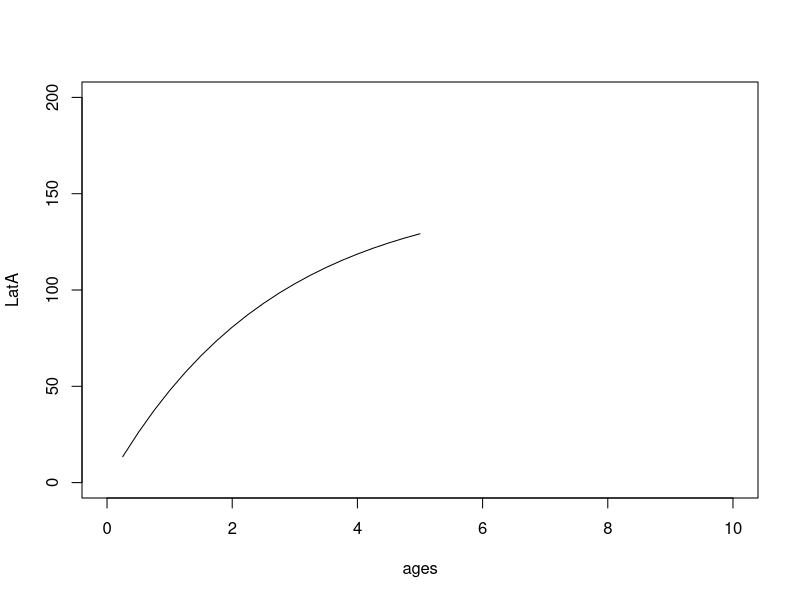
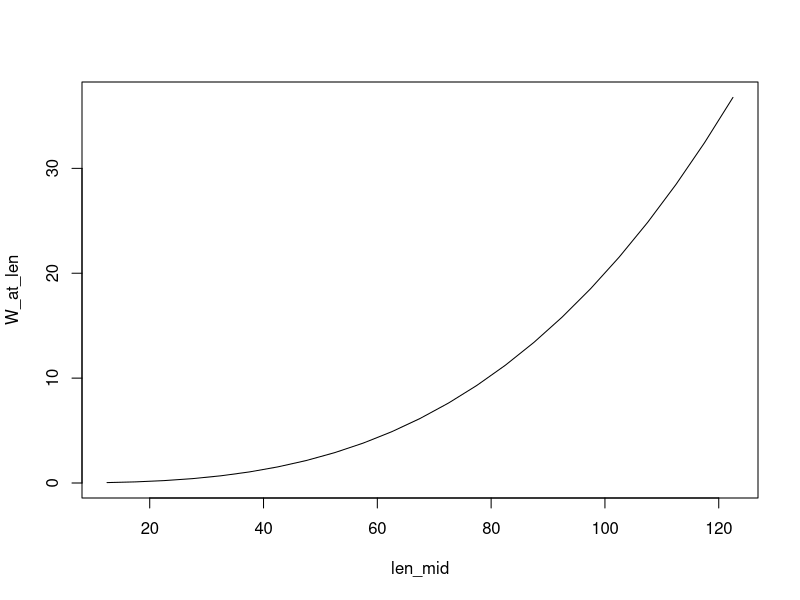
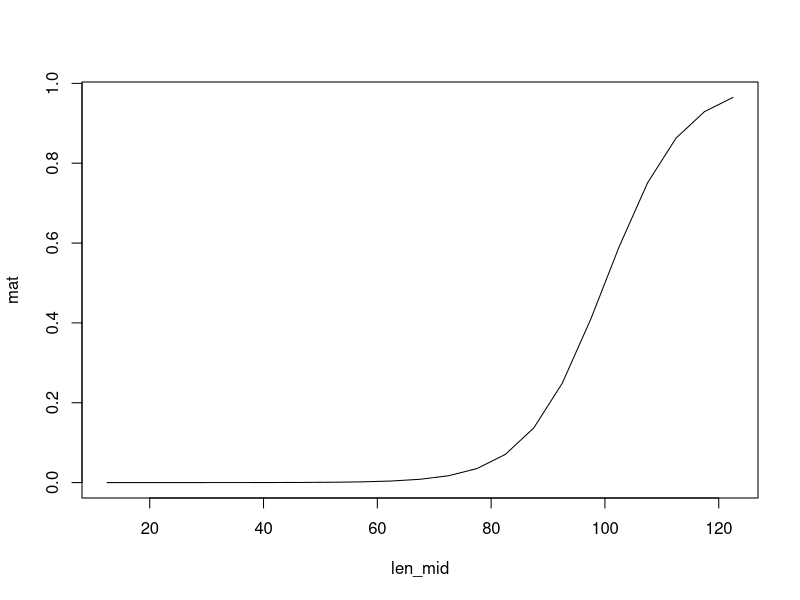
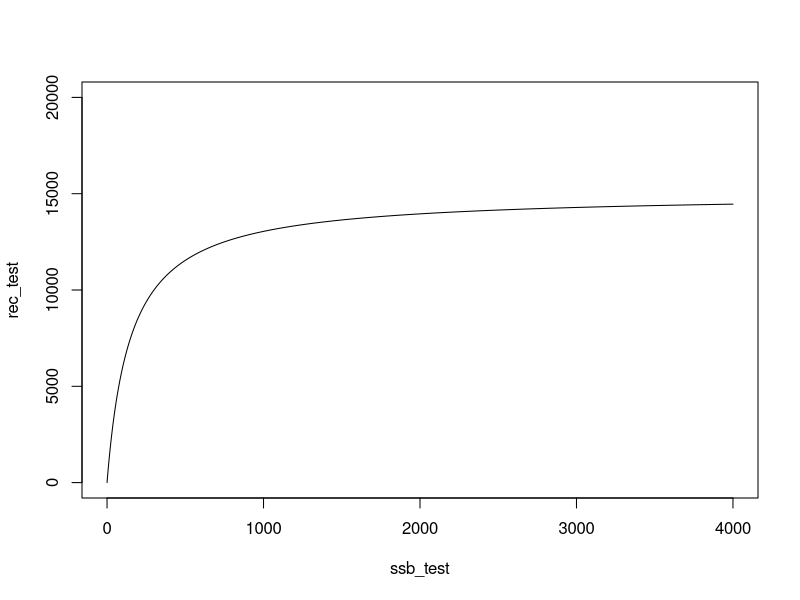

These figures' R source, in order:
#
# operating model M10: Tuna, Flat, Age-dependent
#-----------------------------------------------------
#---------------------------------------------------

# define functions
VB_func<-function(Linf,k,t0,age)
{
  Lt = Linf*(1-exp(-k*(age-t0))) # po is the length of age 0 fish.
  return(Lt)
}

mat_func<-function(L50,L95,length)
{
  b1=log(0.95/0.05)/(L95-L50)
  bo = -L50*b1
  logit_pt =  bo+b1*length
  matp= exp(logit_pt)/(1+exp(logit_pt))
  return(matp)
}

#---------------------------------------------------------------------------------
# define biological and fishing variables

nyear<-100 # number of years
rec.age<-0.25 # the age of recruitment to fishery (one quater)
first.year<-2020 # the first year of projection

# biological variables
max_age<-5 # number of ages

ages<-seq(rec.age,max_age,0.25) # list of ages in the simulation
years<-c(first.year:(first.year+nyear-1)) # list of years in the simulation

nage=length(ages)

len_mid<-seq(12.5,122.5,5)
len_border<-seq(10,125,5)
len_border[1]=-Inf
len_border[length(len_border)]=Inf
nlen<-length(len_mid)
len_lower=len_border[1:nlen]
len_upper=len_border[2:(nlen+1)]

M=0.2 # quaterly natural mortality
init_Z=0.1 # initial total mortality lead to equilibrium age structure

vbk=0.38
Linf=152
t0=1/Linf

LatA=VB_func(Linf,vbk,t0,ages)
plot(ages,LatA,type="l",ylim=c(0,200),xlim=c(0,10))

# weigth at length
a=2e-5; b=3
W_at_len = a*(len_mid^b)
plot(len_mid,W_at_len,type="l")

# maturation at length
mat_L50=100; mat_L95=120
mat=mat_func(mat_L50,mat_L95,len_mid)

plot(len_mid,mat,type="l")

cv_L=0.2 # the coefficient of variance in length at age at the beginning year
cv_inc=0.3 # the coefficient of variance in growth increment

std_logR=0.5 # standard deviation of recruitment
std_logN0=0.3 # standar deviation of initial number at age

# SR relationship (BH model) aS/(b+S)
alpha=15000
beta=150

ssb_test=seq(0,4000,1)
rec_test=alpha*ssb_test/(beta+ssb_test)

plot(ssb_test,rec_test,ylim=c(0,20000),type="l")

# age-length tansition matrix
pla=matrix(NA,nrow=nage,ncol=nlen) # transfer age to length
ml=VB_func(Linf,vbk,t0,ages)
sl=cv_L*ml
for(i in 1:nlen){
  pla[,i]=pnorm(len_border[i+1],ml,sl)-pnorm(len_border[i],ml,sl)
}

# survey variables

std_SN=0.2 # survey measurement error

q_surv_L50=30 # survey catchability at length
q_surv_L95=50
q_surv=mat_func(q_surv_L50,q_surv_L95,len_mid)

# fishing variable

# sel_L50=30 # fishing selectivity at length
# sel_L95=35
# sel=mat_func(sel_L50,sel_L95,len_mid)

sel=rep(1,nage)

#-------------------------------------------------------------------------------------------------
# start the simulation
setwd("E:\\simulation study\\operating models\\M10")

for(iter in 4:100){
  
  # to mimic continuous recruitment, tuna population dynamics is modelled as quater time step
  nstep=nyear*4
  
  # recruitment
  Rec<-rep(NA,nstep)
  R_init=10000 # initial number of recruitment(unit in '000)
  set.seed(iter)
  dev_logR = arima.sim(list(order=c(1,0,0), ar=0.1), n=nstep)*std_logR # std of rec is 0.2
  for(i in 1:nstep){
    Rec[i]<-exp(log(R_init)+dev_logR[i])
  }
  
  # mortality
  Z_at_age<-matrix(NA,nrow=nstep,ncol=nage) # total mortality at age
  F_at_age<-matrix(NA,nrow=nstep,ncol=nage) # fishing mortality at age
  M_at_age<-matrix(M,nrow=nstep,ncol=nage) # natural mortality at age
  set.seed(iter)
  F_yr<-0.2*exp(arima.sim(list(order=c(1,0,0), ar=0.75), n=nstep)*0.2) # annual fishing mortality
  for(i in 1:nstep){
    F_at_age[i,]<-F_yr[i]*sel
    Z_at_age[i,]<-F_at_age[i,]+M_at_age[i,]
  }
  
  # first year age structure
  set.seed(iter)
  N0_at_age = rep(NA,nage)
  dev_logN0 = rnorm((nage-1),0,std_logN0) # std of N0 is 0.3
  N0_at_age[1]<-Rec[1]
  for(i in 2:nage){
    N0_at_age[i]=N0_at_age[i-1]*exp(-init_Z+dev_logN0[i-1])
  }
  
  # age-based cohort dynamics
  
  # define variables
  N_at_age<-matrix(NA,nrow=nstep,ncol=nage) # abundance at age
  N_at_len<-matrix(NA,nrow=nstep,ncol=nlen) # abundance at length
  B_at_len<-matrix(NA,nrow=nstep,ncol=nlen) # biomass at length
  SB_at_len<-matrix(NA,nrow=nstep,ncol=nlen) # spawning biomass at length
  CN_at_age<-matrix(NA,nrow=nstep,ncol=nage) # catch number at age
  CN_at_len<-matrix(NA,nrow=nstep,ncol=nlen) # catch number at length
  CB_at_len<-matrix(NA,nrow=nstep,ncol=nlen) # catch biomass at length
  SSB=rep(NA,nstep)
  TN=rep(NA,nstep)
  TB=rep(NA,nstep)
  CN=rep(NA,nstep)
  CB=rep(NA,nstep)
  
  # Initialization
  N_at_age[1,]=N0_at_age
  N_at_len[1,]=N_at_age[1,]%*%pla
  B_at_len[1,]=N_at_len[1,]*W_at_len
  SB_at_len[1,]=B_at_len[1,]*mat
  SSB[1]=sum(SB_at_len[1,])
  
  # forward dynamics
  for(i in 2:nstep)
  {
    # recruitment process
    logR=log(alpha*SSB[i-1]/(beta + SSB[i-1])) # BH model
    Rec[i]<-exp(logR+dev_logR[i]) # add autocorrelated error
    N_at_age[i,1]<-Rec[i]
    
    for(j in 2:(nage-1))
    {
      # survival process
      N_at_age[i,j]<-N_at_age[i-1,j-1]*exp(-Z_at_age[i-1,j-1])
    }
    # plus group
    N_at_age[i,nage]<-N_at_age[i-1,nage-1]*exp(-Z_at_age[i-1,nage-1]) + N_at_age[i-1,nage]*exp(-Z_at_age[i-1,nage])
    
    N_at_len[i,]=N_at_age[i,]%*%pla
    B_at_len[i,]=N_at_len[i,]*W_at_len
    SB_at_len[i,]=B_at_len[i,]*mat
    SSB[i]=sum(SB_at_len[i,])
    
  }
  
  # derive other quantities
  for(i in 1:nstep)
  {
    for(j in 1:nage)
    {
      CN_at_age[i,j]=N_at_age[i,j]*(1-exp(-Z_at_age[i,j]))*(F_at_age[i,j]/Z_at_age[i,j])
    }
    CN_at_len[i,]=CN_at_age[i,]%*%pla
    CB_at_len[i,]=CN_at_len[i,]*W_at_len
    TN[i]=sum(N_at_len[i,])
    TB[i]=sum(B_at_len[i,])
    CN[i]=sum(CN_at_len[i,])
    CB[i]=sum(CB_at_len[i,])
  }
  
  # calculate research vessel survey index
  
  RVN_at_len=matrix(NA,nrow=nstep,ncol=nlen)
  RVB_at_len=matrix(NA,nrow=nstep,ncol=nlen)
  
  set.seed(iter)
  surv_error<-rnorm(nstep,0,std_SN)
  for(i in 1:nstep)
  {
    RVN_at_len[i,]=N_at_len[i,]*q_surv*exp(surv_error[i])
    RVB_at_len[i,]=RVN_at_len[i,]*W_at_len
  }
  
  for(i in 1:nstep)
  {
    for(j in 1:nlen)
    {
      if(RVN_at_len[i,j]<1e-6){RVN_at_len[i,j]=1e-6}
    }
  }
  
  RVN=rowSums(RVN_at_len)
  RVB=rowSums(RVB_at_len)
  
  sim.data=list(
    SN_at_len = RVN_at_len[381:400,],
    q_surv = q_surv,
    len_mid = len_mid,
    nstep=(nyear-95)*4,
    nage=nage,
    nlen=nlen,
    ages=seq(0.25,5,0.25),
    weight=matrix(rep(W_at_len,(nyear-95)*4),nrow=nlen,ncol=(nyear-95)*4),
    mat=matrix(rep(mat,(nyear-95)*4),nrow=nlen,ncol=(nyear-95)*4),
    
    sel = sel,
    F_at_age = F_at_age[381:400,],
    M_at_age = M_at_age[381:400,],
    N_at_len = N_at_len[381:400,],
    N_at_age = N_at_age[381:400,],
    B_at_len = B_at_len[381:400,],
    SB_at_len = SB_at_len[381:400,],
    CN_at_len = CN_at_len[381:400,],
    CN_at_age = CN_at_age[381:400,],
    CB_at_len = CB_at_len[381:400,],
    RVN_at_len = RVN_at_len[381:400,],
    RVB_at_len = RVB_at_len[381:400,],
    Rec = N_at_age[381:400,1],
    TN = TN[381:400],
    TB = TB[381:400],
    CN = CN[381:400],
    CB = CB[381:400],
    SSB = SSB[381:400]
  )
  
  save(sim.data,file=paste0("sim_rep",iter))
}
